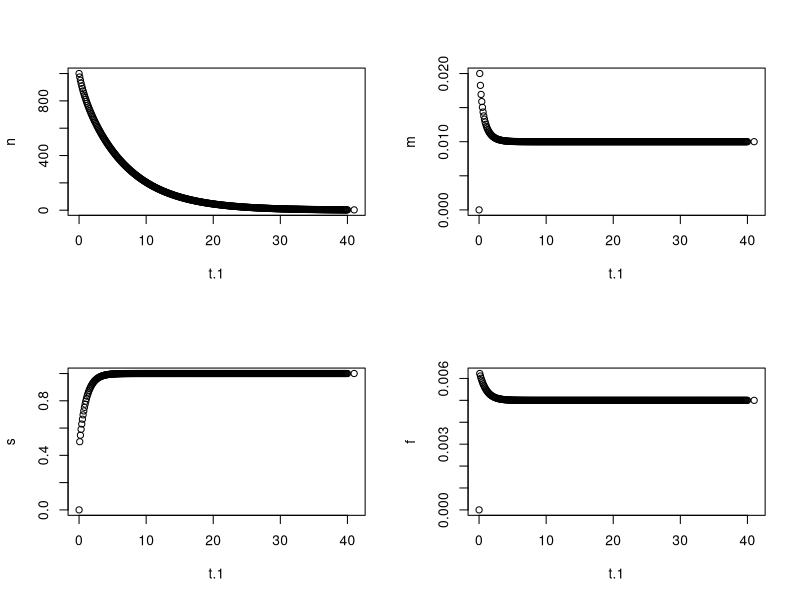

R code for this plot:
##Starting from scratch
####Summary after working through this script
	##It works! I will have to double check the graphs and math but I think the code and math are correct here
		##It doesn't have all the annotations from the previous code (to keep it cleanish) but it also has a fair bit of junk to it
			##Going to keep it that way. look at old code if you want explanation on functions
			##Next step is to find relevant parameters
				####And appropriate time steps! (which means units on your parameters!!)
			##Also also, think about improving it for crab/biphasic life cycle
				##Merge with IBMs?

##Growth model
l.inf=1
l.rel=0.5
K=1

size=function(t){
	l=l.inf-(l.inf-l.rel)*exp(-K*t) #Shows growth of organism over time where l.inf is adult size, l.rel is the size at release, K is growth rate, and t is time
}

#Mortality function
mr=0.01
lr=1

mortality=function(l) {
	m=mr*(lr/l) #This creates an asymptotic decline in mortality rate (m) as a function of length (l). mr and lr are referenced mortality rates and length
}

##Fishing function
f.inf=0.01
q=1
lc=1

fishing=function(l) {
	f=f.inf/(1+exp(q*(l-lc))) #This describes fishing mortality as a function of fish size. f.inf is the fishing mortality at adult size, q is the selectivity curve, and lc is the length at 50% gear selection (similar to Michaelis-Menten equation?)
}

##Basis for number functions but don't actually run it because need to do this in a forloop
# numbers=function(t) {
	# n[i+1]<<-n.1*exp(-(mortality(size(t))+fishing(size(t)))*delta.t) ##where n.1 is number of released organism at the prior time point, and delta.t is the change in time frame between n.1 and n
# }

# numbers=function(t, i) {
	# num=n[i]*exp(-(mortality(size(t[i]))+fishing(size(t[i])))*delta.t) ###And technically, i is a variable in the function (Yep)
# } ###Dumbass, don't need t[i] in function when you already specify that t=t[i] in forloop!!

numbers=function(t, i) {
	num=n[i]*exp(-(mortality(size(t))+fishing(size(t)))*delta.t) ###And technically, i is a variable in the function (Yep)
}


t=seq(from=0, to=40, by=0.1) ##Need to figure out if starts at 1 or 0 for time. ##Might actually want 0 because that will give reference size for crabs (and relevant parameters following that)
n=rep(0, length(t))
h=rep(0, length(t))
m=rep(0, length(t))
s=rep(0, length(t))
f=rep(0, length(t))


n[1]=1000
delta.t=1


##Clean up the above code and make into forloop ####Yes, This works
for(i in 1:length(t))
{
	n[i+1]=numbers(t=t[i], i=i)
	s[i+1]=size(t[i])
	m[i+1]=mortality(size(t[i]))
	f[i+1]=fishing(size(t[i]))
}

length(t)
t.1=c(t, max(t)+1)
par(mfrow=(c(2,2)))
plot(n~t.1)
plot(m~t.1)
plot(s~t.1)
plot(f~t.1)